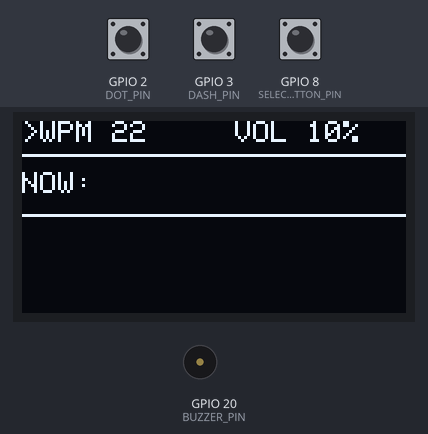
Bench run of a sketch on a simulated Seeed XIAO ESP32-C3. Shown: 128×64 one-colour display, buzzer (waves = sounding). Inputs (shaded band) come from the test bench; at power-on: GPIO 2 (DOT_PIN) HIGH, GPIO 3 (DASH_PIN) HIGH, GPIO 8 (SELECT_BUTTON_PIN) HIGH. USB keyboard and mouse output is not drawn.

Above: at 1.2 s.
1.3 s: GPIO 2 (DOT_PIN) pulled LOW for 0.15 s
At 2.7 s:
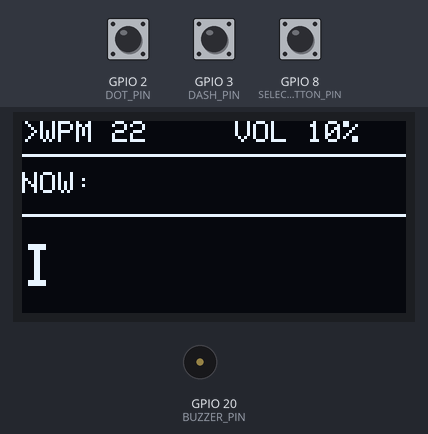
3.1 s: GPIO 3 (DASH_PIN) pulled LOW for 0.15 s
At 4.1 s:
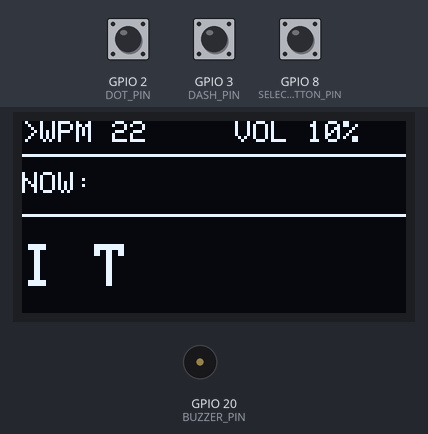
4.9 s: GPIO 8 (SELECT_BUTTON_PIN) pulled LOW for 0.15 s
At 6.1 s:
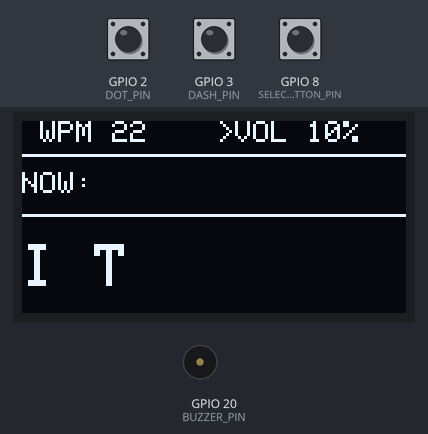
6.5 s: GPIO 2 (DOT_PIN) pulled LOW for 1 s
At 8.5 s:
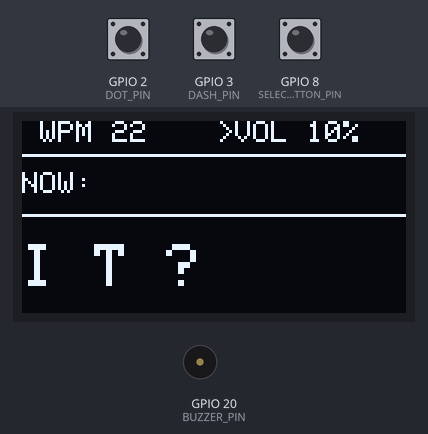
9.0 s: GPIO 3 (DASH_PIN) pulled LOW for 1 s
At 9.34 s:
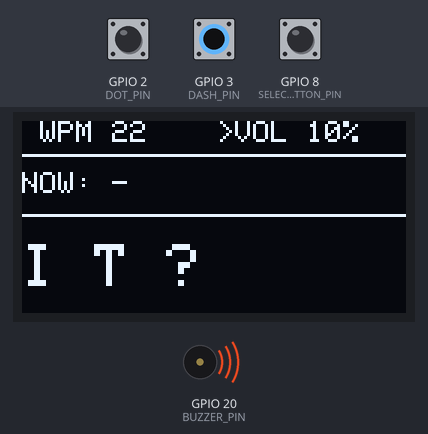
11.5 s: GPIO 8 (SELECT_BUTTON_PIN) pulled LOW for 1 s
At 12.5 s:
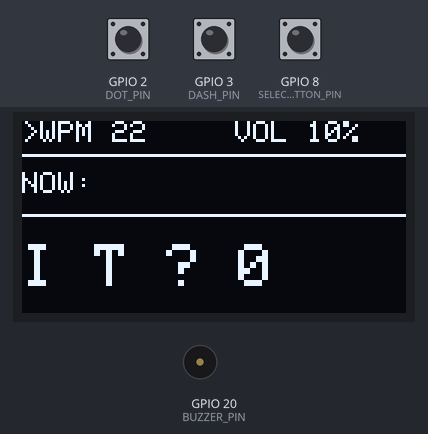
Timing chart, 0 to 14.5 s (numbered marks = the images above; inputs shaded):
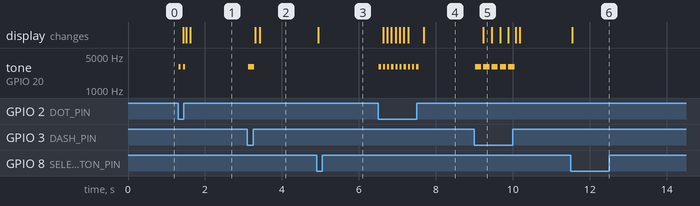

Measured:
- after the input at 1.3 s, tone on GPIO 20 (BUZZER_PIN): alternates 3000 Hz for 0.05 s and silent for 0.05 s, 4 changes in all, then stays silent, starting at once; the display: first changes after 0.13 s (image 1 shows a later state)
- after the input at 3.1 s, tone on GPIO 20 (BUZZER_PIN): silent → 3000 Hz at once, → silent 0.16 s later; the display: first changes after 0.21 s (image 2 shows a later state)
- after the input at 4.9 s, the display: changes after 0.05 s (image 3)
- after the input at 6.5 s, tone on GPIO 20 (BUZZER_PIN): alternates 3000 Hz for 0.05 s and silent for 0.05 s, 20 changes in all, then stays silent, starting at once; the display: first changes after 0.13 s (image 4 shows a later state)
- after the input at 9.0 s, tone on GPIO 20 (BUZZER_PIN): alternates 3000 Hz for 0.16 s and silent for 0.05 s, 10 changes in all, then stays silent, starting at once; the display: changes after 0.24 s (image 5)
- after the input at 11.5 s, the display: changes after 0.05 s (image 6)

The sketch:

firmware_3.ino
```cpp
#include <Arduino.h>
#include <BleKeyboard.h>
#include <Adafruit_GFX.h>
#include <Adafruit_SSD1306.h>
#include <Wire.h>
#include <cstring>
#include <driver/gpio.h>

// XIAO ESP32-C3 Morse keyboard with OLED and rotary controls.
// OLED: SSD1306 128x64 I2C (SDA=D4, SCL=D5), address 0x3C.

constexpr uint8_t DOT_PIN = D0;
constexpr uint8_t DASH_PIN = D1;
constexpr uint8_t BUZZER_PIN = D7;
constexpr uint8_t SELECT_BUTTON_PIN = D8;
constexpr uint8_t ENCODER_A_PIN = D2;
constexpr uint8_t ENCODER_B_PIN = D3;
constexpr uint8_t OLED_SDA_PIN = D4;
constexpr uint8_t OLED_SCL_PIN = D5;
constexpr uint8_t OLED_ADDRESS = 0x3C;

constexpr uint8_t BUZZER_LEDC_CH = 0;
constexpr uint8_t BUZZER_LEDC_RESOLUTION = 10;
constexpr uint16_t BUZZER_LEDC_MAX_DUTY = (1U << BUZZER_LEDC_RESOLUTION) - 1;
constexpr uint16_t SIDETONE_HZ = 3000;

constexpr bool SWAP_PADDLES = false;
constexpr bool REVERSE_ENCODER = false;
constexpr uint8_t MIN_WPM = 5;
constexpr uint8_t MAX_WPM = 50;
constexpr float DASH_RATIO = 3.0f;
constexpr uint8_t MIN_VOLUME = 0;
constexpr uint8_t MAX_VOLUME = 10;
constexpr uint8_t CONTACT_DEBOUNCE_MS = 20;
constexpr uint8_t RELEASE_REARM_MS = 20;
constexpr uint8_t CHARACTER_GAP_DOTS = 2;
constexpr uint8_t BLE_TX_QUEUE_SIZE = 64;
constexpr uint16_t BLE_CONNECT_SETTLE_MS = 800;
constexpr uint16_t BLE_KEY_DOWN_MS = 20;
constexpr uint16_t BLE_KEY_GAP_MS = 20;

uint8_t wpm = 22;
uint8_t volumeLevel = 1;  // 0 (mute) - 10 (maximum PWM duty)

BleKeyboard bleKeyboard("Morse_Keyboard_beta3", "myml12", 100);
Adafruit_SSD1306 display(128, 64, &Wire, -1);
bool displayReady = false;
bool displayDirty = true;

// OLED最下段に表示する、復号済み文字の横スクロール履歴。
constexpr uint8_t DISPLAY_HISTORY_CHARS = 10;
char currentMorseDisplay[8]{};
char decodedHistory[DISPLAY_HISTORY_CHARS + 1]{};
uint8_t decodedHistoryLength = 0;

void setCurrentMorseDisplay(const char* marks) {
  strncpy(currentMorseDisplay, marks, sizeof(currentMorseDisplay) - 1);
  currentMorseDisplay[sizeof(currentMorseDisplay) - 1] = '\0';
  displayDirty = true;
}

void appendDecodedDisplay(char character) {
  if (decodedHistoryLength < DISPLAY_HISTORY_CHARS) {
    decodedHistory[decodedHistoryLength++] = character;
  } else {
    memmove(decodedHistory, decodedHistory + 1, DISPLAY_HISTORY_CHARS - 1);
    decodedHistory[DISPLAY_HISTORY_CHARS - 1] = character;
  }
  decodedHistory[decodedHistoryLength] = '\0';
  displayDirty = true;
}

uint32_t dotMs() { return 1200UL / wpm; }

#if defined(ESP_ARDUINO_VERSION_MAJOR) && (ESP_ARDUINO_VERSION_MAJOR >= 3)
#define BUZZER_LEDC_ID BUZZER_PIN
#else
#define BUZZER_LEDC_ID BUZZER_LEDC_CH
#endif

uint16_t buzzerDuty() {
  return static_cast<uint16_t>(BUZZER_LEDC_MAX_DUTY * volumeLevel / MAX_VOLUME);
}

void initBuzzer() {
#if defined(ESP_ARDUINO_VERSION_MAJOR) && (ESP_ARDUINO_VERSION_MAJOR >= 3)
  ledcAttach(BUZZER_PIN, SIDETONE_HZ, BUZZER_LEDC_RESOLUTION);
#else
  ledcSetup(BUZZER_LEDC_CH, SIDETONE_HZ, BUZZER_LEDC_RESOLUTION);
  ledcAttachPin(BUZZER_PIN, BUZZER_LEDC_CH);
#endif
  ledcWrite(BUZZER_LEDC_ID, 0);
}

void buzzerOn() {
  if (volumeLevel == 0) return;
  ledcWriteTone(BUZZER_LEDC_ID, SIDETONE_HZ);
  ledcWrite(BUZZER_LEDC_ID, buzzerDuty());
}

void buzzerOff() { ledcWrite(BUZZER_LEDC_ID, 0); }

class BleTextSender {
 public:
  void enqueue(uint8_t character) {
    if (!bleKeyboard.isConnected() || count_ == BLE_TX_QUEUE_SIZE) return;
    queue_[tail_] = character;
    tail_ = (tail_ + 1) % BLE_TX_QUEUE_SIZE;
    ++count_;
  }

  void tick(uint32_t now) {
    const bool connected = bleKeyboard.isConnected();
    if (!connected) {
      connected_ = false;
      clear();
      state_ = State::Idle;
      return;
    }
    if (!connected_) {
      connected_ = true;
      readyAtMs_ = now + BLE_CONNECT_SETTLE_MS;
      state_ = State::Idle;
    }
    if (static_cast<int32_t>(now - readyAtMs_) < 0 ||
        static_cast<int32_t>(now - deadlineMs_) < 0) {
      return;
    }
    if (state_ == State::KeyDown) {
      bleKeyboard.releaseAll();
      state_ = State::Idle;
      deadlineMs_ = now + BLE_KEY_GAP_MS;
      return;
    }
    if (count_ == 0) return;
    const uint8_t character = queue_[head_];
    head_ = (head_ + 1) % BLE_TX_QUEUE_SIZE;
    --count_;
    bleKeyboard.press(character);
    state_ = State::KeyDown;
    deadlineMs_ = now + BLE_KEY_DOWN_MS;
  }

 private:
  enum class State : uint8_t { Idle, KeyDown };
  void clear() { head_ = tail_ = count_ = 0; }

  uint8_t queue_[BLE_TX_QUEUE_SIZE]{};
  uint8_t head_ = 0;
  uint8_t tail_ = 0;
  uint8_t count_ = 0;
  bool connected_ = false;
  State state_ = State::Idle;
  uint32_t readyAtMs_ = 0;
  uint32_t deadlineMs_ = 0;
};

BleTextSender bleTextSender;
void writeKeyboard(uint8_t character) { bleTextSender.enqueue(character); }

struct MorseEntry {
  const char* code;
  char character;
};

const MorseEntry MORSE_TABLE[] = {
    {".-", 'A'}, {"-...", 'B'}, {"-.-.", 'C'}, {"-..", 'D'},
    {".", 'E'}, {"..-.", 'F'}, {"--.", 'G'}, {"....", 'H'},
    {"..", 'I'}, {".---", 'J'}, {"-.-", 'K'}, {".-..", 'L'},
    {"--", 'M'}, {"-.", 'N'}, {"---", 'O'}, {".--.", 'P'},
    {"--.-", 'Q'}, {".-.", 'R'}, {"...", 'S'}, {"-", 'T'},
    {"..-", 'U'}, {"...-", 'V'}, {".--", 'W'}, {"-..-", 'X'},
    {"-.--", 'Y'}, {"--..", 'Z'}, {"-----", '0'}, {".----", '1'},
    {"..---", '2'}, {"...--", '3'}, {"....-", '4'}, {".....", '5'},
    {"-....", '6'}, {"--...", '7'}, {"---..", '8'}, {"----.", '9'},
    {".-.-.-", '.'}, {"--..--", ','}, {"..--..", '?'}, {"-.-.--", '!'},
    {"-..-.", '/'}, {"-.--.", '('}, {"-.--.-", ')'}, {".-...", '&'},
    {"---...", ':'}, {"-.-.-.", ';'}, {"-...-", '='}, {".-.-.", '+'},
    {"-....-", '-'}, {"..--.-", '_'}, {".-..-.", '"'}, {"...-..-", '$'},
    {".--.-.", '@'},
};

class MorseDecoder {
 public:
  void flush(uint32_t now) {
    const uint32_t silence = now - lastElementEndMs_;
    if (characterPending_ && silence >= dotMs() * CHARACTER_GAP_DOTS) {
      char decoded = '\0';
      for (const auto& entry : MORSE_TABLE) {
        if (strcmp(marks_, entry.code) == 0) {
          decoded = entry.character;
          break;
        }
      }
      // BLE未接続でも表示上の復号は続ける。
      appendDecodedDisplay(decoded != '\0' ? decoded : '?');
      if (decoded != '\0') writeKeyboard(static_cast<uint8_t>(decoded));
      marksLength_ = 0;
      marks_[0] = '\0';
      setCurrentMorseDisplay(marks_);
      characterPending_ = false;
      characterSent_ = true;
    }
    if (!characterPending_ && characterSent_ && !spaceSent_ &&
        silence >= dotMs() * 7UL) {
      appendDecodedDisplay(' ');
      writeKeyboard(' ');
      spaceSent_ = true;
    }
  }

  void addElement(bool dah, uint32_t now) {
    if (marksLength_ < sizeof(marks_) - 1) {
      marks_[marksLength_++] = dah ? '-' : '.';
      marks_[marksLength_] = '\0';
    }
    characterPending_ = true;
    spaceSent_ = false;
    lastElementEndMs_ = now;
    setCurrentMorseDisplay(marks_);
  }

 private:
  char marks_[8]{};
  uint8_t marksLength_ = 0;
  bool characterPending_ = false;
  bool characterSent_ = false;
  bool spaceSent_ = true;
  uint32_t lastElementEndMs_ = 0;
};

MorseDecoder decoder;

class Sidetone {
 public:
  void begin(bool /*dah*/, uint32_t now) {
    decoder.flush(now);
    active_ = true;
    buzzerOn();
  }
  void end(bool dah, uint32_t now) {
    if (!active_) return;
    active_ = false;
    buzzerOff();
    decoder.addElement(dah, now);
  }

 private:
  bool active_ = false;
};

Sidetone sidetone;

class IambicKeyer {
 public:
  void setPaddle(uint8_t element, bool pressed) {
    if (pressed && !dit_ && !dah_ && phase_ == Phase::Idle) first_ = element;
    // A short press during the current mark/gap is retained for one next mark.
    if (pressed && phase_ != Phase::Idle) {
      if (element == 0) ditPending_ = true;
      else dahPending_ = true;
    }
    if (element == 0) dit_ = pressed;
    else dah_ = pressed;
  }

  void tick(uint32_t now) {
    if (phase_ == Phase::Idle) {
      const int next = nextElement();
      if (next >= 0) start(next, now);
      return;
    }
    if (static_cast<int32_t>(now - deadlineMs_) < 0) return;
    if (phase_ == Phase::Mark) {
      sidetone.end(current_ == 1, now);
      current_ = -1;
      phase_ = Phase::Gap;
      deadlineMs_ = now + dotMs();
      return;
    }
    const int next = nextElement();
    if (next < 0) {
      phase_ = Phase::Idle;
      last_ = first_ = -1;
      ditPending_ = dahPending_ = false;
      return;
    }
    start(next, now);
  }

  bool sending() const { return phase_ == Phase::Mark; }

 private:
  enum class Phase : uint8_t { Idle, Mark, Gap };

  int nextElement() {
    const bool ditAvailable = dit_ || ditPending_;
    const bool dahAvailable = dah_ || dahPending_;
    if (ditAvailable && dahAvailable) {
      if (last_ < 0) return first_ >= 0 ? first_ : 0;
      return 1 - last_;
    }
    if (ditAvailable || dahAvailable) return ditAvailable ? 0 : 1;
    return -1;
  }

  void start(int element, uint32_t now) {
    current_ = last_ = element;
    first_ = -1;
    if (element == 0) ditPending_ = false;
    else dahPending_ = false;
    sidetone.begin(element == 1, now);
    phase_ = Phase::Mark;
    const uint32_t duration =
        element == 1 ? static_cast<uint32_t>(dotMs() * DASH_RATIO + 0.5f)
                     : dotMs();
    deadlineMs_ = now + duration;
  }

  bool dit_ = false;
  bool dah_ = false;
  bool ditPending_ = false;
  bool dahPending_ = false;
  int current_ = -1;
  int last_ = -1;
  int first_ = -1;
  Phase phase_ = Phase::Idle;
  uint32_t deadlineMs_ = 0;
};

IambicKeyer keyer;

class PaddleInput {
 public:
  bool update(bool rawPressed, uint32_t now) {
    if (!rawPressed) {
      if (candidate_) releasedSinceMs_ = now;
      candidate_ = false;
      if (pressed_) {
        pressed_ = false;
        return true;
      }
      return false;
    }
    if (!candidate_) {
      candidate_ = true;
      pressedSinceMs_ = now;
    }
    if (!pressed_ && now - pressedSinceMs_ >= CONTACT_DEBOUNCE_MS &&
        now - releasedSinceMs_ >= RELEASE_REARM_MS) {
      pressed_ = true;
      return true;
    }
    return false;
  }

  bool pressed() const { return pressed_; }

 private:
  bool candidate_ = false;
  bool pressed_ = false;
  uint32_t pressedSinceMs_ = 0;
  uint32_t releasedSinceMs_ = 0;
};

PaddleInput ditInput;
PaddleInput dahInput;

void configureInput(uint8_t pin) {
  gpio_reset_pin(static_cast<gpio_num_t>(pin));
  pinMode(pin, INPUT_PULLUP);
}

void updatePaddles(uint32_t now) {
  const bool dotPinPressed = digitalRead(DOT_PIN) == LOW;
  const bool dashPinPressed = digitalRead(DASH_PIN) == LOW;
  const bool ditRaw = SWAP_PADDLES ? dashPinPressed : dotPinPressed;
  const bool dahRaw = SWAP_PADDLES ? dotPinPressed : dashPinPressed;
  if (ditInput.update(ditRaw, now)) keyer.setPaddle(0, ditInput.pressed());
  if (dahInput.update(dahRaw, now)) keyer.setPaddle(1, dahInput.pressed());
}

enum class EditItem : uint8_t { Wpm, Volume };
EditItem editItem = EditItem::Wpm;

void drawDisplay() {
  if (!displayReady) return;
  display.clearDisplay();
  display.setTextColor(SSD1306_WHITE);
  display.setTextSize(1);
  display.setCursor(0, 0);
  display.print(editItem == EditItem::Wpm ? ">WPM " : " WPM ");
  display.print(wpm);
  display.setCursor(65, 0);
  display.print(editItem == EditItem::Volume ? ">VOL " : " VOL ");
  display.print(static_cast<uint16_t>(volumeLevel) * 10);
  display.print('%');

  display.drawFastHLine(0, 11, 128, SSD1306_WHITE);
  display.setCursor(0, 17);
  display.print("NOW: ");
  display.print(currentMorseDisplay);
  display.drawFastHLine(0, 31, 128, SSD1306_WHITE);

  // 最下段は新しい復号文字が右へ追加され、満杯なら左から流れていく。
  display.setTextSize(2);
  display.setCursor(0, 41);
  display.print(decodedHistory);
  display.display();
  displayDirty = false;
}

void applyEncoderStep(int8_t direction) {
  if (REVERSE_ENCODER) direction = -direction;
  if (editItem == EditItem::Wpm) {
    const int value = constrain(static_cast<int>(wpm) + direction, MIN_WPM, MAX_WPM);
    wpm = static_cast<uint8_t>(value);
  } else {
    const int value = constrain(static_cast<int>(volumeLevel) + direction,
                                MIN_VOLUME, MAX_VOLUME);
    volumeLevel = static_cast<uint8_t>(value);
  }
  displayDirty = true;
}

void updateControls(uint32_t now) {
  // Full-step quadrature decoder: one adjustment per physical encoder detent.
  static const int8_t transitions[16] = {
      0, -1, 1, 0, 1, 0, 0, -1, -1, 0, 0, 1, 0, 1, -1, 0,
  };
  static uint8_t previousEncoderState = 0;
  static int8_t encoderAccumulator = 0;
  const uint8_t encoderState =
      (digitalRead(ENCODER_A_PIN) == HIGH ? 2 : 0) |
      (digitalRead(ENCODER_B_PIN) == HIGH ? 1 : 0);
  encoderAccumulator += transitions[(previousEncoderState << 2) | encoderState];
  previousEncoderState = encoderState;
  if (encoderAccumulator >= 4) {
    encoderAccumulator = 0;
    applyEncoderStep(1);
  } else if (encoderAccumulator <= -4) {
    encoderAccumulator = 0;
    applyEncoderStep(-1);
  }

  static bool previousRawButton = HIGH;
  static bool stableButton = HIGH;
  static uint32_t buttonChangedMs = 0;
  const bool rawButton = digitalRead(SELECT_BUTTON_PIN);
  if (rawButton != previousRawButton) {
    previousRawButton = rawButton;
    buttonChangedMs = now;
  }
  if (stableButton != rawButton && now - buttonChangedMs >= 20) {
    stableButton = rawButton;
    if (stableButton == LOW) {
      editItem = editItem == EditItem::Wpm ? EditItem::Volume : EditItem::Wpm;
      displayDirty = true;
    }
  }
}

void setup() {
  configureInput(DOT_PIN);
  configureInput(DASH_PIN);
  pinMode(SELECT_BUTTON_PIN, INPUT_PULLUP);
  pinMode(ENCODER_A_PIN, INPUT_PULLUP);
  pinMode(ENCODER_B_PIN, INPUT_PULLUP);
  initBuzzer();

  Wire.begin(OLED_SDA_PIN, OLED_SCL_PIN);
  displayReady = display.begin(SSD1306_SWITCHCAPVCC, OLED_ADDRESS);
  if (displayReady) drawDisplay();

  bleKeyboard.begin();
}

void loop() {
  const uint32_t now = millis();
  updateControls(now);
  if (displayDirty) drawDisplay();
  updatePaddles(now);
  keyer.tick(now);
  if (!keyer.sending()) decoder.flush(now);
  bleTextSender.tick(now);
  delay(1);
}
```
